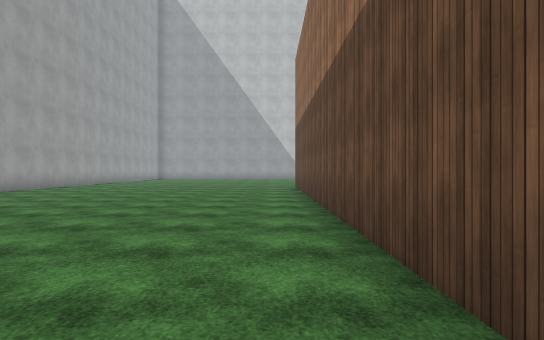
view 1 (above)

24 first-person views from a walk through a 3-D level made in the Unity game engine. The camera is 1.3 m above the floor, looks level and sees 70° across. The floor is counted in squares, 2 m on a side. Each view is taken from the middle of a square. On the plan, view 1 faces up. The plan holds only what a view shows up to about 11 squares ahead; the rest is blank. The place goes on beyond the plan. The player character is not drawn. Surface patterns are stand-ins for the level's own textures.

view 2
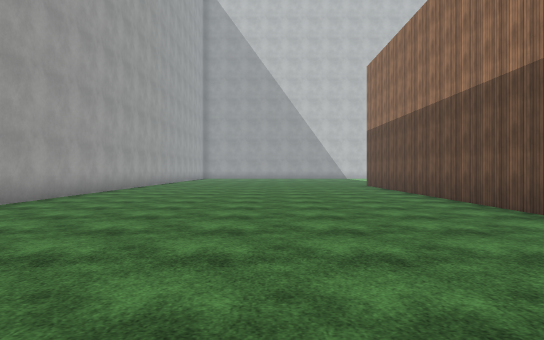

view 3
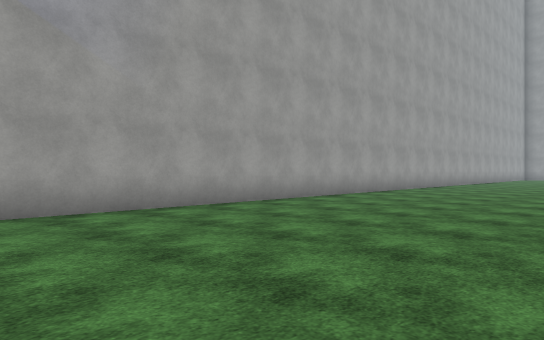

view 4
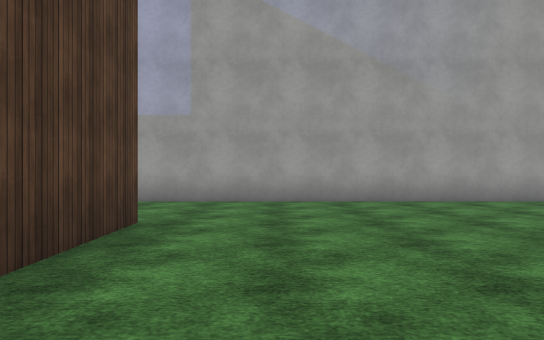

view 5
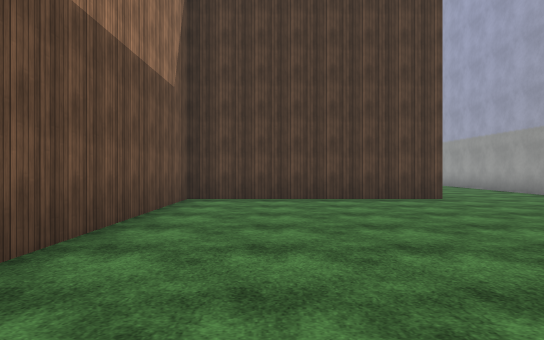

view 6
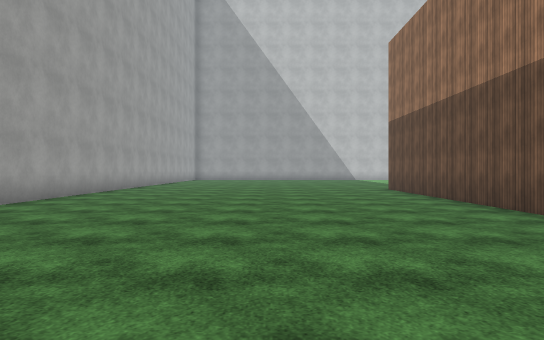

view 7
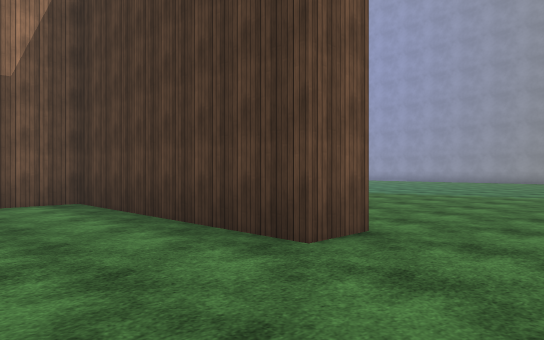

view 8
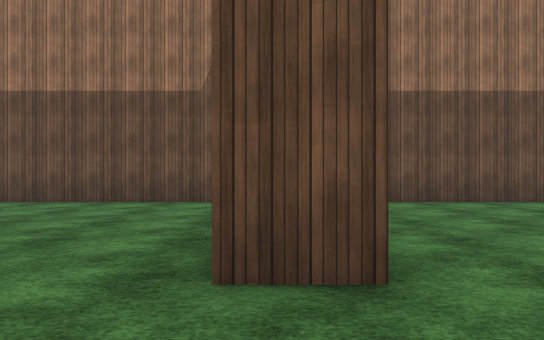

view 9
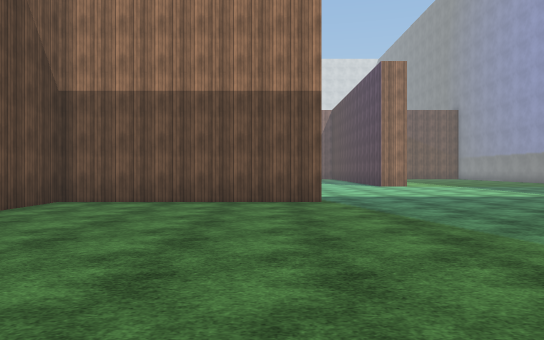

view 10
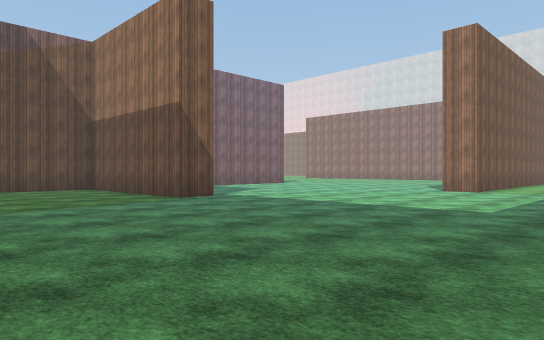

view 11
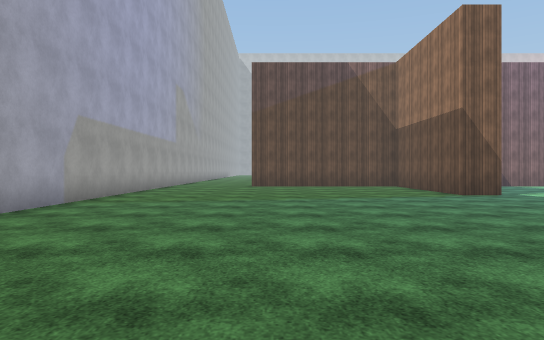

view 12
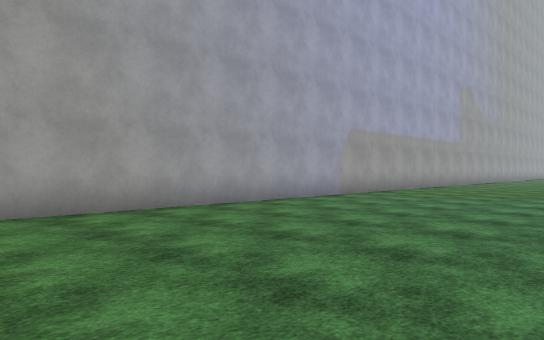

view 13
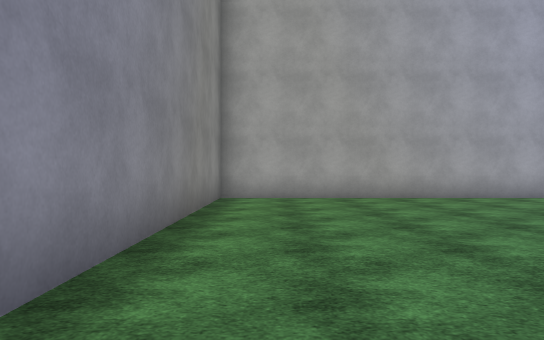

view 14
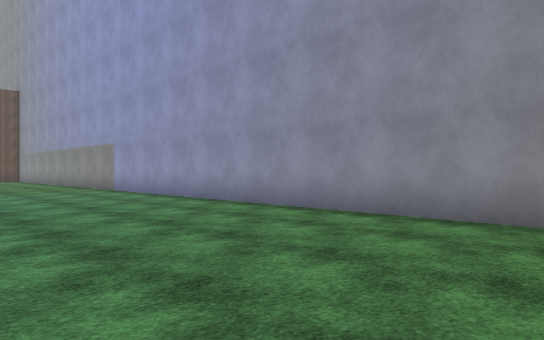

view 15
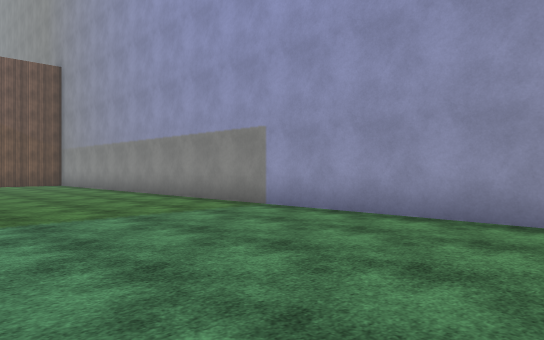

view 16
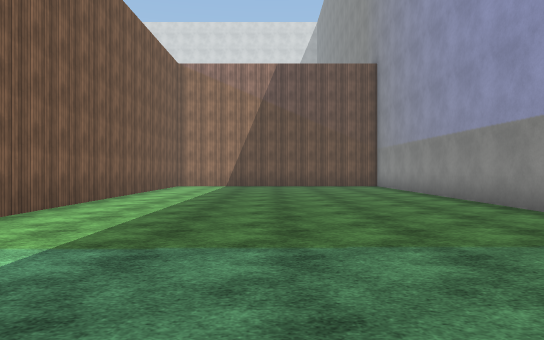

view 17
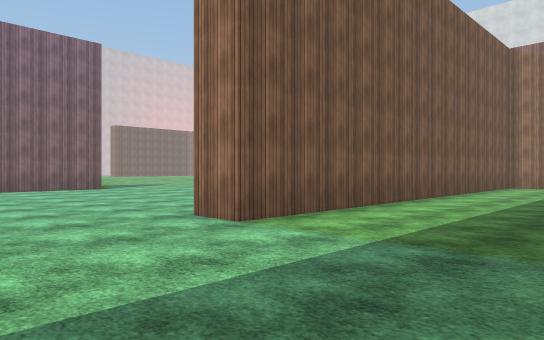

view 18
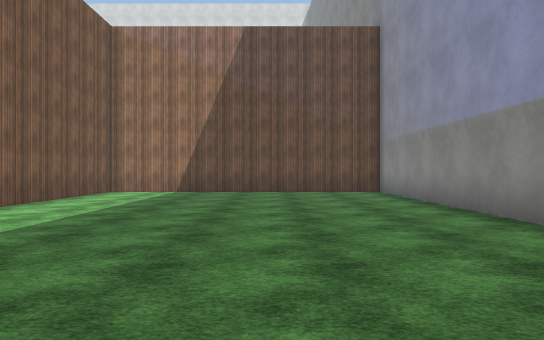

view 19
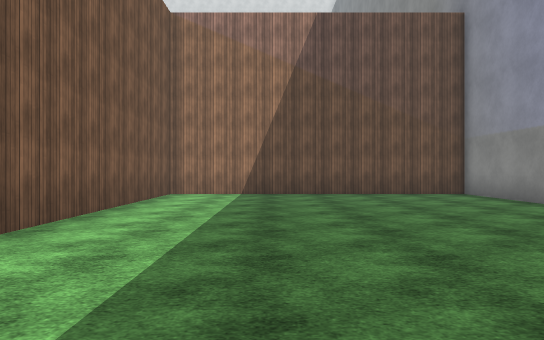

view 20
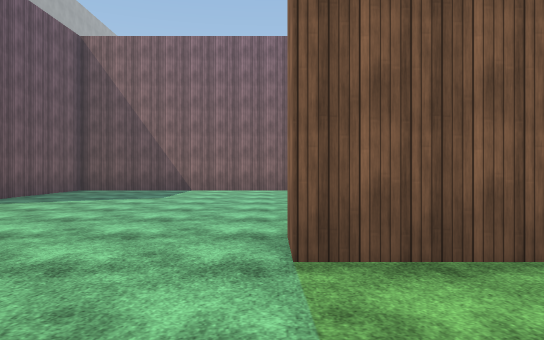

view 21
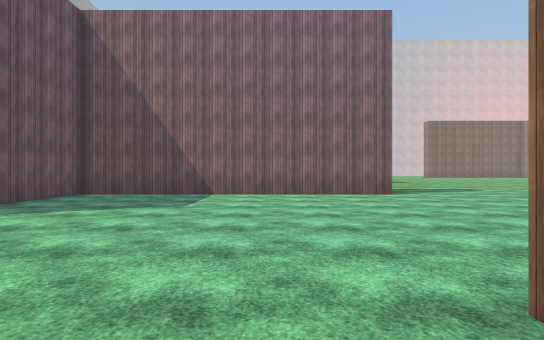

view 22
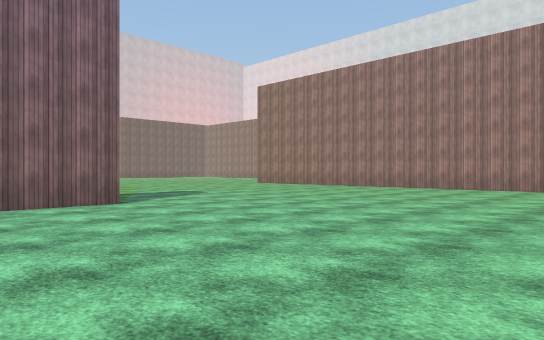

view 23
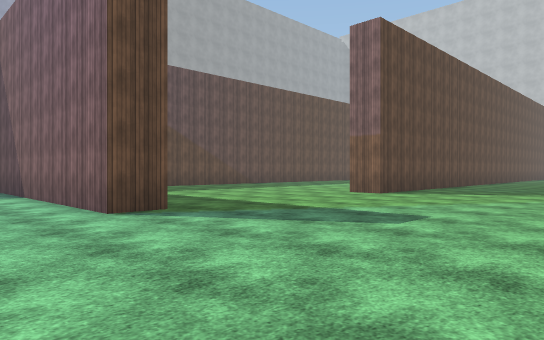

view 24
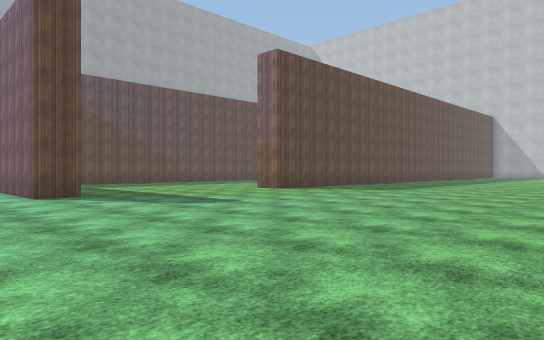

### Floor plan
Points are (right, up) in squares from view 1. A wall is a line through its corners. A room is listed if a view was taken in it or the views show most of it. See-through windows are left out.
Room 1 (views 1, 2, 3, 4, 5, 6, 7, 8)
walls: (-8, 13) (-8, -4.5); (-4.8, -4.8) (-4.8, -3.7) (0.9, -3.7) (0.9, 13)
ways out: opening at (-6, -5) to room 2
Room 2 (views 9, 10, 11, 12, 13, 14, 15, 16, 17, 18, 19, 20, 21, 22, 23, 24)
walls: (10.2, -3.6) (10.2, -4.7) (1.9, -4.7) (1.9, -8.4); (10.6, 2.8) (10.1, 2.8); (2, -10) (0.9, -10) (0.9, -4.7) (-0.9, -4.7); (-8, -4.5) (-8, -6); (-8, -9) (-8, -22.2) (20.5, -22.2) (20.5, -14.3) (8.2, -14.3) (8.2, -13.2)
ways out: opening at (-6, -5) to room 1

Positions as (right, up) in squares from view 1, and headings:
1: (0, 0), facing up
2: (-3, -1), facing up
3: (-2, -1), facing up-left
4: (0, -2), facing left
5: (-1, 5), facing down
6: (-3, 2), facing up
7: (-7, -1), facing down-right
8: (-7, -4), facing right
9: (-7, -9), facing right
10: (-4, -18), facing up-right
11: (-4, -20), facing up
12: (-2, -21), facing up-left
13: (1, -21), facing left
14: (-4, -17), facing down-right
15: (3, -17), facing down-right
16: (5, -18), facing right
17: (5, -18), facing up-right
18: (9, -19), facing right
19: (10, -17), facing right
20: (8, -17), facing up
21: (7, -15), facing up
22: (7, -12), facing up-right
23: (16, -7), facing up-left
24: (20, -7), facing up-left
